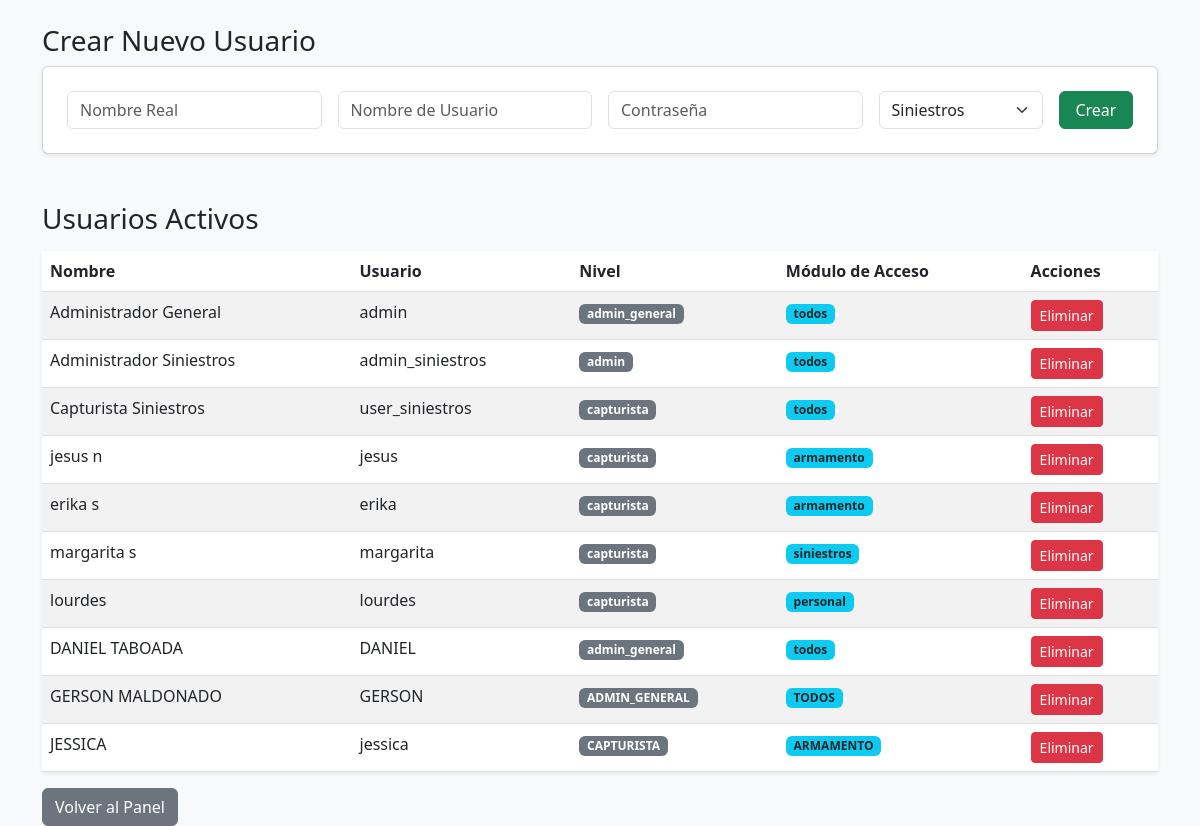
Screenshot of /admin_usuarios.php (signed in) with the database file from the repository.
### tables this page shows
CREATE TABLE `usuarios` (
  `id` int NOT NULL AUTO_INCREMENT,
  `usuario` varchar(50) NOT NULL,
  `password` varchar(255) NOT NULL,
  `nombre` varchar(100) DEFAULT NULL,
  `rol` enum('admin','siniestros','radios','armamento','personal') NOT NULL,
  `fondo_pantalla` varchar(255) DEFAULT 'default_bg.jpg',
  `nivel` varchar(50) DEFAULT NULL,
  `modulo_asignado` varchar(50) DEFAULT NULL,
  `modulo_acceso` varchar(50) DEFAULT 'todos',
  PRIMARY KEY (`id`),
  UNIQUE KEY `usuario` (`usuario`)
);

### admin_usuarios.php (the view, shortened to what this page needs)
<?php
require_once "config/conexion.php";
?>
<!DOCTYPE html>
<html lang="es">
<head>
    <link href="https://cdn.jsdelivr.net/npm/bootstrap@5.3.0/dist/css/bootstrap.min.css" rel="stylesheet">
</head>
<body class="bg-light">
    <div class="container mt-4">
        <h3>Crear Nuevo Usuario</h3>
        <div class="card p-4 shadow-sm">
            <form method="POST">
                <div class="row g-3">
                    <div class="col-md-3"><input type="text" name="nombre" class="form-control" placeholder="Nombre Real" required></div>
                    <div class="col-md-3"><input type="text" name="user" class="form-control" placeholder="Nombre de Usuario" required></div>
                    <div class="col-md-3"><input type="password" name="pass" class="form-control" placeholder="Contraseña" required></div>
                    <div class="col-md-2">
                        <select name="rol" class="form-select">
                            <option value="siniestros">Siniestros</option>
                        </select>
                    </div>
                    <div class="col-md-1"><button type="submit" name="crear_usuario" class="btn btn-success w-100">Crear</button></div>
                </div>
            </form>
        </div>
        <h3 class="mt-5">Usuarios Activos</h3>
        <table class="table table-striped bg-white shadow-sm mt-3">
            <thead><tr><th>Nombre</th><th>Usuario</th><th>Nivel</th><th>Módulo de Acceso</th><th>Acciones</th></tr></thead>
            <tbody>
                <?php
                $usuarios = $pdo->query("SELECT * FROM usuarios")->fetchAll();
                foreach($usuarios as $u): ?>
                <tr>
                    <td><?= htmlspecialchars($u['nombre']) ?></td>
                    <td><?= htmlspecialchars($u['usuario']) ?></td>
                    <td><span class="badge bg-secondary"><?= $u['nivel'] ?></span></td>
                    <td><span class="badge bg-info text-dark"><?= $u['modulo_acceso'] ?? 'NINGUNO' ?></span></td>
                    <td><button class="btn btn-sm btn-danger">Eliminar</button></td>
                </tr>
                <?php endforeach; ?>
            </tbody>
        </table>
        <a href="index.php" class="btn btn-secondary">Volver al Panel</a>
    </div>
</body>
</html>

### rows the page displays
usuarios: nombre "Administrador General", usuario "admin", nivel "admin_general", modulo_acceso "todos"
usuarios: nombre "Administrador Siniestros", usuario "admin_siniestros", nivel "admin", modulo_acceso "todos"
usuarios: nombre "Capturista Siniestros", usuario "user_siniestros", nivel "capturista", modulo_acceso "todos"
usuarios: nombre "jesus n", usuario "jesus", nivel "capturista", modulo_acceso "armamento"
usuarios: nombre "erika s", usuario "erika", nivel "capturista", modulo_acceso "armamento"
usuarios: nombre "margarita s", usuario "margarita", nivel "capturista", modulo_acceso "siniestros"
usuarios: nombre "lourdes", usuario "lourdes", nivel "capturista", modulo_acceso "personal"
usuarios: nombre "DANIEL TABOADA", usuario "DANIEL", nivel "admin_general", modulo_acceso "todos"
usuarios: nombre "GERSON MALDONADO", usuario "GERSON", nivel "ADMIN_GENERAL", modulo_acceso "TODOS"
usuarios: nombre "JESSICA", usuario "jessica", nivel "CAPTURISTA", modulo_acceso "ARMAMENTO"
